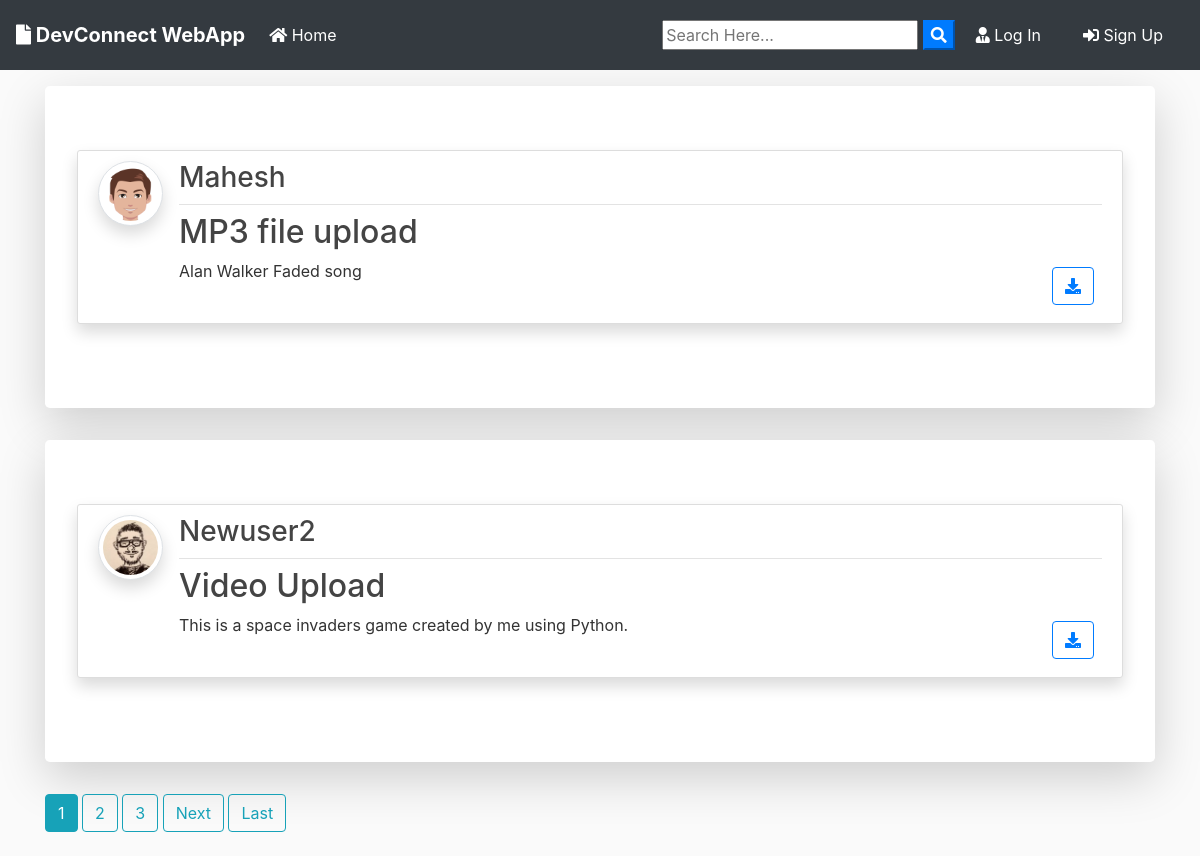
The page / on the database its author committed.
### blog/models.py (models this page shows, shortened)
class Post(models.Model):
	title = models.CharField(max_length=100)
	file = models.FileField(null=True,blank=True,upload_to='Files')
	content = models.TextField()
	date_posted = models.DateTimeField(default=timezone.now)
	author = models.ForeignKey(User, on_delete=models.CASCADE)

### users/models.py (models this page shows, shortened)
class Profile(models.Model):
    user = models.OneToOneField(User, on_delete=models.CASCADE)
    image = models.ImageField(default='default.jpg', upload_to='profile_pics')

### blog/views.py (the view)
# urls.py: path('', PostListView.as_view(), name='blog-home'),
class PostListView(ListView):
    model = Post
    template_name = 'blog/home.html'  # <app>/<model>_<viewtype>.html
    context_object_name = 'posts'
    ordering = ['-date_posted']
    paginate_by = 2

### blog/templates/blog/home.html (shortened to what this page needs)
{% extends "blog/base.html" %}
{% block content %}
    {% for post in posts %}
      <div class="jumbotron mt-3 bg-white shadow-lg">
      <article class="media content-section shadow">
        <a href="{{ post.author.profile.image.url }} " target="_blank"> <img src="{{ post.author.profile.image.url }}  " alt="" class="article-img rounded-circle img-thumbnail img-fluid shadow">
        </a>
        <div class="media-body">
          <div class="article-metadata d-flex justify-content-between">
            <a class="mr-2 " href="{% url 'user-posts' post.author.username  %}"><h3>{{ post.author }}</h3></a>
          </div>
          <h2><a class="article-title text-justify " href="{% url 'post-detail' post.id %}">{{ post.title }}</a></h2>
          <div class="d-flex justify-content-between">
            <p class="article-content text-justify text-truncate overflow-hidden">{{ post.content }}</p>
            {% if post.file %}
          <div class="form-group mt-0 pt-0  m-2">
            <a class="btn btn-outline-primary  btn-d "  href="{{ post.file.url }}"  download type="submit"><i class="fas fa-download"></i></a>
          </div>
          {% endif %}
          </div>
        </div>
      </article>
      </div>
    {% endfor %}
    {% if is_paginated %}
      {% for num in page_obj.paginator.page_range %}
        {% if page_obj.number == num %}
          <a class="btn btn-info mb-4" href="?page={{ num }}">{{ num }}</a>
        {% elif num > page_obj.number|add:'-3' and num < page_obj.number|add:'3' %}
          <a class="btn btn-outline-info mb-4" href="?page={{ num }}">{{ num }}</a>
        {% endif %}
      {% endfor %}
      {% if page_obj.has_next %}
        <a class="btn btn-outline-info mb-4" href="?page={{ page_obj.next_page_number }}">Next</a>
        <a class="btn btn-outline-info mb-4" href="?page={{ page_obj.paginator.num_pages }}">Last</a>
      {% endif %}
    {% endif %}
{% endblock content %}

### blog/static/blog/main.css (style rules this page uses)
body { background: #fafafa; color: #333333; margin-top: 0; }
h1, h2, h3, h4, h5, h6 { color: #444444; }
.content-section { background: #ffffff; padding: 10px 20px; border: 1px solid #dddddd; border-radius: 3px; margin-bottom: 20px; }
.article-title { color: #444444; }
.article-content { white-space: pre-line; }
.article-img { height: 65px; width: 65px; margin-right: 16px; }
.article-metadata { padding-bottom: 1px; margin-bottom: 4px; border-bottom: 1px solid #e3e3e3 }

### rows shown on the page
Post: author.profile.image (picture), author "Mahesh", title "MP3 file upload", content "Alan Walker Faded song"
Post: author.profile.image (picture), author "Newuser2", title "Video Upload", content "This is a space invaders game created by me using Python."

### other values the page prints
{{ num }} "1"
{{ num }} "2" "3"
